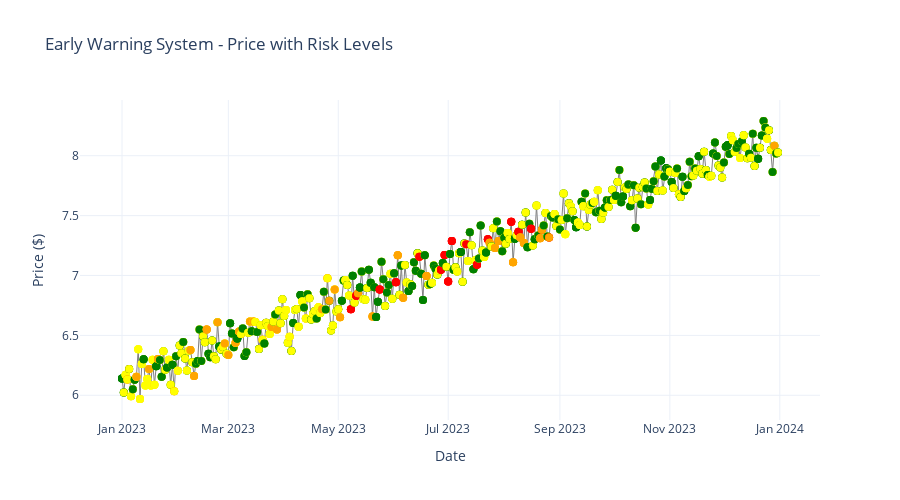

Notebook code for this chart:
### Code cell
print("\n" + "="*60)
print("⚠️ EARLY WARNING SYSTEM")
print("="*60)

df['warning_score'] = 0

# Signal 1: Declining sentiment + stable prices
sentiment_declining = df['sentiment_mean'] < df['sentiment_mean'].rolling(7).mean()
price_stable = np.abs(df['price_change_pct'].fillna(0)) < 2
df.loc[sentiment_declining & price_stable, 'warning_score'] += 2

# Signal 2: Increasing search interest
search_increasing = df['search_interest'] > df['search_interest'].rolling(7).mean()
df.loc[search_increasing, 'warning_score'] += 1

# Signal 3: High negative volume
high_negative = df['negative_count'] > df['negative_count'].quantile(0.75)
df.loc[high_negative, 'warning_score'] += 1

# Signal 4: Anomaly
df.loc[df['is_anomaly'] == 1, 'warning_score'] += 2

# Categorize
df['warning_level'] = pd.cut(df['warning_score'],
                              bins=[-np.inf, 0, 2, 4, np.inf],
                              labels=['None', 'Low', 'Medium', 'High'])

print("\n📊 Warning Distribution:")
print(df['warning_level'].value_counts())

high_warnings = (df['warning_level'] == 'High').sum()
print(f"\n🚨 High-risk periods: {high_warnings} ({high_warnings/len(df)*100:.1f}%)")

# Visualize
colors = df['warning_level'].map({'None': 'green', 'Low': 'yellow', 
                                   'Medium': 'orange', 'High': 'red'})

fig = go.Figure()
fig.add_trace(go.Scatter(x=df['date'], y=df['price_mean'],
                         mode='markers+lines',
                         marker=dict(color=colors, size=8),
                         line=dict(color='gray', width=1),
                         name='Price with Warnings'))

fig.update_layout(title='Early Warning System - Price with Risk Levels',
                  xaxis_title='Date', yaxis_title='Price ($)',
                  height=500, template='plotly_white')
fig.show()

# Validate warnings
df['future_price_change'] = df['price_mean'].shift(-14) - df['price_mean']
df['future_increase'] = (df['future_price_change'] > 0).astype(int)

high_warning_periods = df[df['warning_level'] == 'High']
if len(high_warning_periods) > 0:
    accuracy = high_warning_periods['future_increase'].mean()
    print(f"\n🎯 Warning Accuracy: {accuracy*100:.1f}%")
    print(f"   (High warnings correctly predicted price increases)")

### Figure 1 — Plotly figure (JSON) as saved in the notebook; plotly's stock layout.template omitted (floating-point values rounded to 4 significant figures; data arrays with more than 128 entries replaced by an {"elided": "..."} marker saying what was removed)
{"data": [{"line": {"color": "gray", "width": 1}, "marker": {"color": {"elided": "1460 str values"}, "size": 8}, "mode": "markers+lines", "name": "Price with Warnings", "type": "scatter", "x": {"elided": "1460 str values"}, "y": {"elided": "1460 float values"}}], "layout": {"height": 500, "title": {"text": "Early Warning System - Price with Risk Levels"}, "xaxis": {"title": {"text": "Date"}}, "yaxis": {"title": {"text": "Price ($)"}}}}
